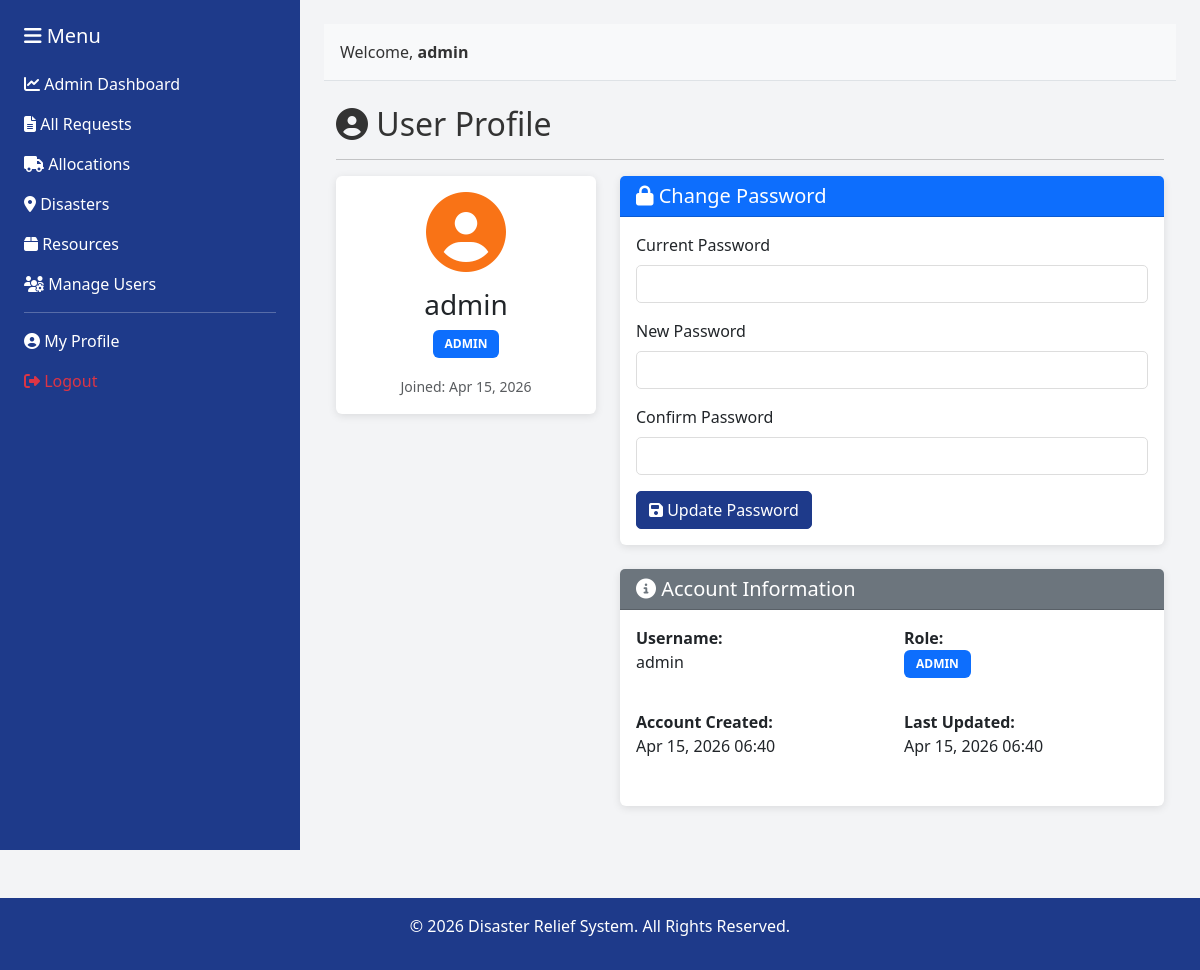
The app's page /profile.php (signed in) with its own data.
### tables this page shows
CREATE TABLE IF NOT EXISTS `users` (
    `id` INT PRIMARY KEY AUTO_INCREMENT,
    `username` VARCHAR(100) NOT NULL UNIQUE,
    `password` VARCHAR(255) NOT NULL,
    `role` VARCHAR(50) NOT NULL DEFAULT 'user',
    `location` VARCHAR(255),
    `created_at` TIMESTAMP DEFAULT CURRENT_TIMESTAMP,
    `updated_at` TIMESTAMP DEFAULT CURRENT_TIMESTAMP ON UPDATE CURRENT_TIMESTAMP
);

### config/auth.php (called while the page is built, shortened)
<?php
function is_logged_in() {
    return isset($_SESSION['user_id']);
}
function get_user_info() {
    global $conn;
    $user_id = $_SESSION['user_id'];
    $query = "SELECT * FROM users WHERE id = ?";
    $stmt = $conn->prepare($query);
    $stmt->bind_param("i", $user_id);
    $stmt->execute();
    return $stmt->get_result()->fetch_assoc();
}
?>

### profile.php (the view, shortened to what this page needs)
<?php
require_once 'config/database.php';
require_once 'config/auth.php';
$user = get_user_info();
?>
<!DOCTYPE html>
<html lang="en">
<head>
    <link href="https://cdn.jsdelivr.net/npm/bootstrap@5.3.0/dist/css/bootstrap.min.css" rel="stylesheet">
    <link href="https://cdnjs.cloudflare.com/ajax/libs/font-awesome/6.4.0/css/all.min.css" rel="stylesheet">
    <link href="assets/css/style.css" rel="stylesheet">
</head>
<body>
    <div class="container-fluid">
        <div class="row" style="min-height: 100vh;">
            <?php include 'includes/sidebar.php'; ?>
            <div class="col-md-9 p-4" style="background-color: #F3F4F6;">
                <?php include 'includes/header.php'; ?>
                <div class="container mt-4">
                    <h2><i class="fas fa-user-circle"></i> User Profile</h2>
                    <hr>
                    <div class="row">
                        <div class="col-md-4">
                            <div class="card">
                                <div class="card-body text-center">
                                    <i class="fas fa-user-circle" style="font-size: 80px; color: #F97316;"></i>
                                    <h3 class="mt-3"><?php echo htmlspecialchars($user['username']); ?></h3>
                                    <p class="text-muted">
                                        <span class="badge bg-primary"><?php echo strtoupper($user['role']); ?></span>
                                    </p>
                                    <small class="text-muted">
                                        Joined: <?php echo date('M d, Y', strtotime($user['created_at'])); ?>
                                    </small>
                                </div>
                            </div>
                        </div>
                        <div class="col-md-8">
                            <div class="card">
                                <div class="card-header bg-primary text-white">
                                    <h5 class="mb-0"><i class="fas fa-lock"></i> Change Password</h5>
                                </div>
                                <div class="card-body">
                                    <form method="POST" action="">
                                        <div class="mb-3">
                                            <label for="current_password" class="form-label">Current Password</label>
                                            <input type="password" class="form-control" id="current_password" name="current_password" required>
                                        </div>
                                        <div class="mb-3">
                                            <label for="new_password" class="form-label">New Password</label>
                                            <input type="password" class="form-control" id="new_password" name="new_password" required>
                                        </div>
                                        <div class="mb-3">
                                            <label for="confirm_password" class="form-label">Confirm Password</label>
                                            <input type="password" class="form-control" id="confirm_password" name="confirm_password" required>
                                        </div>
                                        <button type="submit" class="btn btn-primary">
                                            <i class="fas fa-save"></i> Update Password
                                        </button>
                                    </form>
                                </div>
                            </div>
                            <div class="card mt-4">
                                <div class="card-header bg-secondary text-white">
                                    <h5 class="mb-0"><i class="fas fa-info-circle"></i> Account Information</h5>
                                </div>
                                <div class="card-body">
                                    <div class="row mb-3">
                                        <div class="col-md-6">
                                            <strong>Username:</strong>
                                            <p><?php echo htmlspecialchars($user['username']); ?></p>
                                        </div>
                                        <div class="col-md-6">
                                            <strong>Role:</strong>
                                            <p><span class="badge bg-primary"><?php echo strtoupper($user['role']); ?></span></p>
                                        </div>
                                    </div>
                                    <div class="row mb-3">
                                        <div class="col-md-6">
                                            <strong>Account Created:</strong>
                                            <p><?php echo date('M d, Y H:i', strtotime($user['created_at'])); ?></p>
                                        </div>
                                        <div class="col-md-6">
                                            <strong>Last Updated:</strong>
                                            <p><?php echo date('M d, Y H:i', strtotime($user['updated_at'])); ?></p>
                                        </div>
                                    </div>
                                </div>
                            </div>
                        </div>
                    </div>
                </div>
            </div>
        </div>
    </div>
    <?php include 'includes/footer.php'; ?>
</body>
</html>

### assets/css/style.css (style rules this page uses)
:root { --primary: #1E3A8A; --secondary: #F97316; --background: #F3F4F6; --danger: #DC2626; }
* { margin: 0; padding: 0; box-sizing: border-box; }
body { font-family: 'Segoe UI', Tahoma, Geneva, Verdana, sans-serif; background-color: var(--background); color: #333; }
.btn-primary { background-color: var(--primary) !important; border-color: var(--primary) !important; }
.card { border: none; box-shadow: 0 2px 8px rgba(0, 0, 0, 0.1); margin-bottom: 20px; }
.card-header { background-color: var(--primary); color: white; }
.badge { padding: 8px 12px; }
.form-control, .form-select { border-radius: 5px; border: 1px solid #ddd; }
.btn { border-radius: 5px; font-weight: 500; }

### records on screen
users: username "admin", role "ADMIN", created_at "Apr 15, 2026", created_at "Apr 15, 2026 06:40", updated_at "Apr 15, 2026 06:40"

### other values on screen
$_SESSION['username'] "admin"
